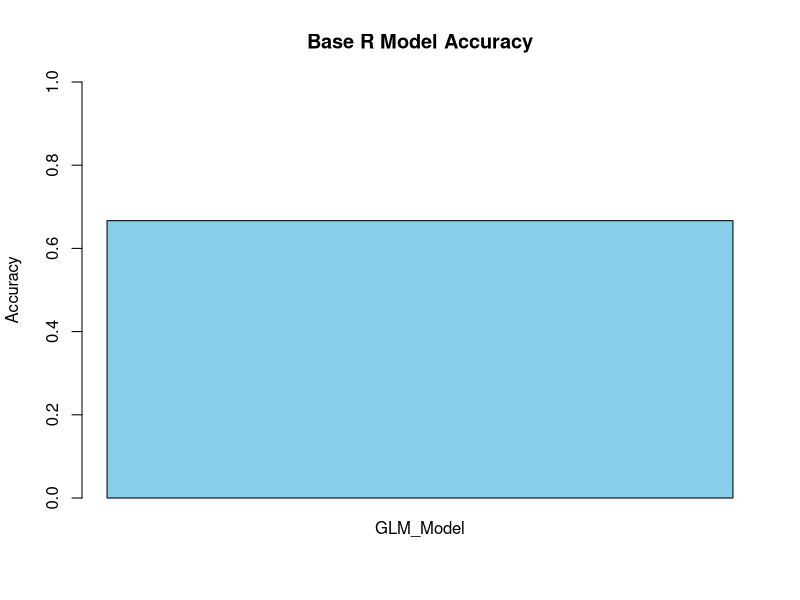

The R script that drew this image:
# Question 3: Native R Model Comparison
df <- data.frame(
  Feature1 = factor(c("A", "A", "B", "B", "A", "B")),
  Feature2 = factor(c("X", "Y", "X", "Y", "Y", "X")),
  Class = factor(c("Yes", "No", "Yes", "No", "Yes", "No"))
)

# Fit built-in logistic regression model
model_glm <- glm(Class ~ Feature1 + Feature2, data = df, family = binomial)
pred_prob <- predict(model_glm, type = "response")
pred_class <- ifelse(pred_prob > 0.5, "Yes", "No")

# Calculate Accuracy
acc_glm <- mean(pred_class == df$Class)

# Plot accuracy summary using base R
barplot(c(GLM_Model = acc_glm), col = "skyblue", 
        ylim = c(0, 1), main = "Base R Model Accuracy", ylab = "Accuracy")
